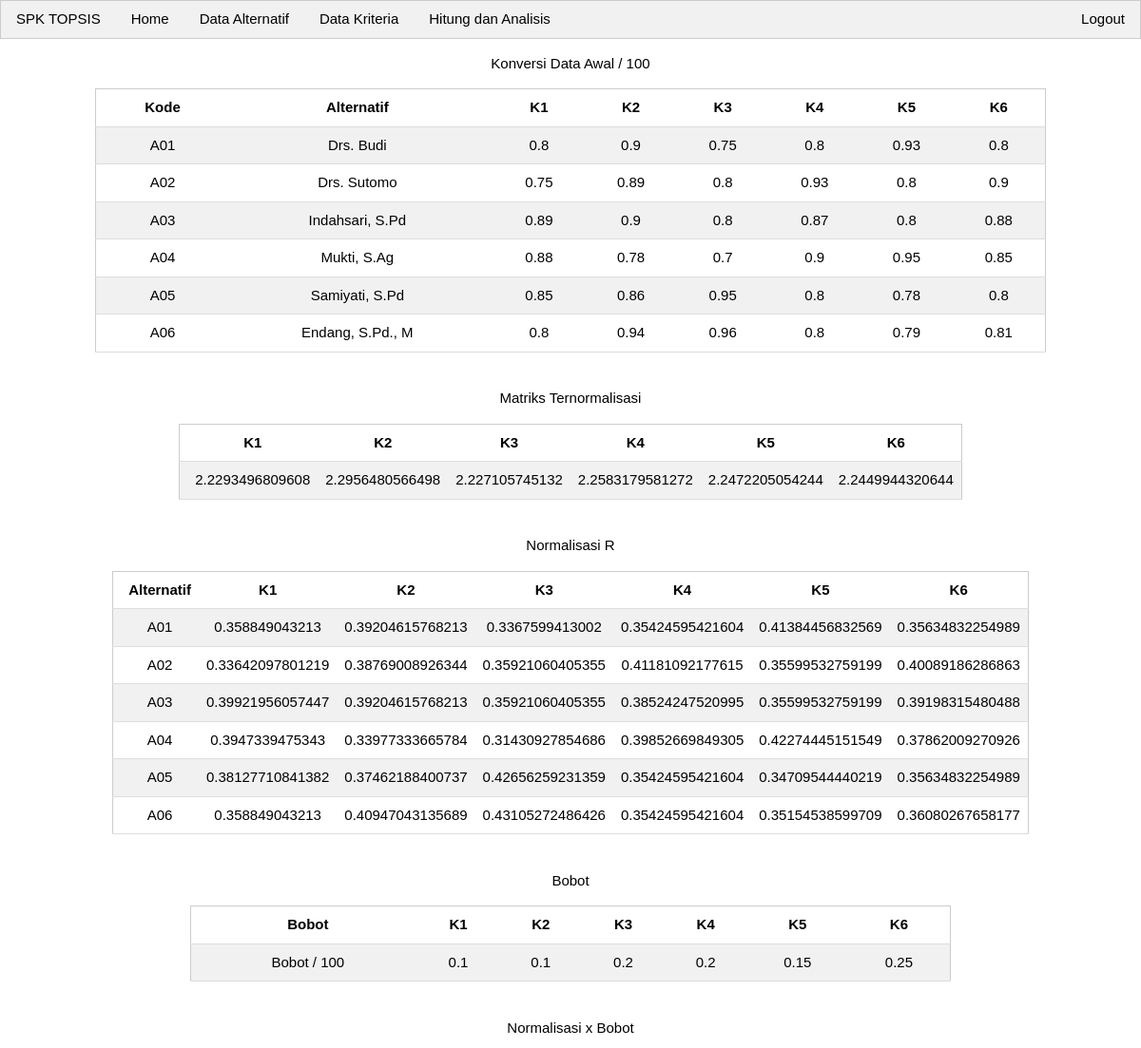
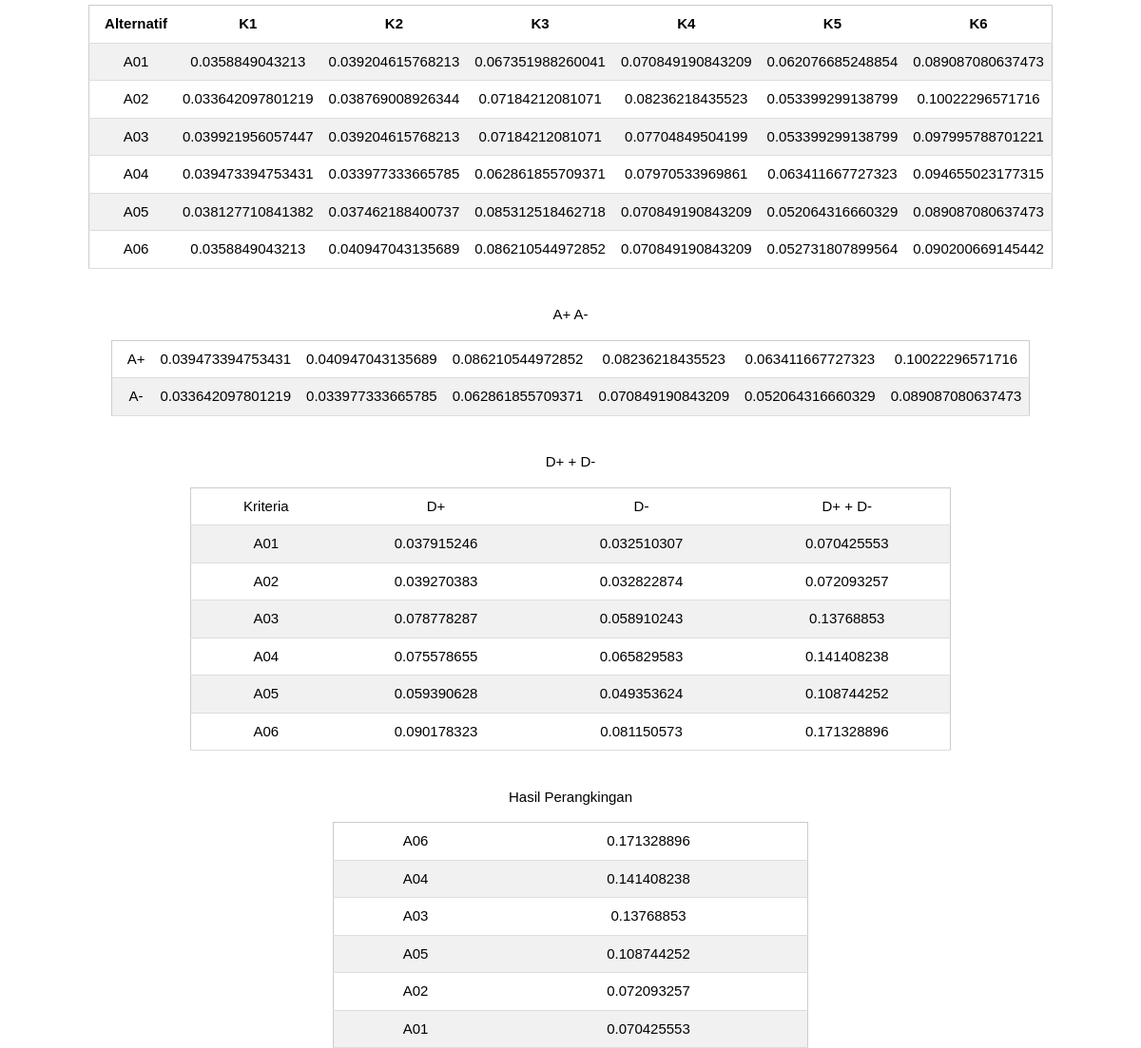
Page /hitung.php on the committed database (2 pictures, top to bottom).
### tables this page shows
CREATE TABLE `talternatif` (
  `kd_alter` varchar(4) NOT NULL,
  `nm_alter` varchar(16) NOT NULL,
  `k1` int(11) NOT NULL,
  `k2` int(11) NOT NULL,
  `k3` int(11) NOT NULL,
  `k4` int(11) NOT NULL,
  `k5` int(11) NOT NULL,
  `k6` int(11) NOT NULL
);

### hitung.php (the view, shortened to what this page needs)
<?php
include 'connect.php';
$sql = "SELECT * FROM talternatif";
$result = $conn->query($sql);
?>
<!DOCTYPE html>
<html>
<head>
</head>
<body>
	<div class="w3-container w3-centered">
		<center>
		<p>Konversi Data Awal / 100</p>
		<table class="w3-table-all" style="width: 1000px">
			<tr>
				<th>Kode</th>
				<th>Alternatif</th>
				<th>K1</th>
				<th>K2</th>
				<th>K3</th>
				<th>K4</th>
				<th>K5</th>
				<th>K6</th>
			</tr>
			<?php
			$k1s = 0;$k2s = 0;$k3s = 0;$k4s = 0;$k5s = 0;$k6s = 0;
			if ($result->num_rows > 0){
				while($row = $result->fetch_assoc()){ ?>
			<tr>
				<td><?php echo $row["kd_alter"];?></td>
				<td><?php echo $row["nm_alter"];?></td>
				<td><?php echo $row["k1"]/100;?></td>
				<td><?php echo $row["k2"]/100;?></td>
				<td><?php echo $row["k3"]/100;?></td>
				<td><?php echo $row["k4"]/100;?></td>
				<td><?php echo $row["k5"]/100;?></td>
				<td><?php echo $row["k6"]/100;?></td>
			</tr>
			<?php
				$k1s+=$row['k1'];$k2s+=$row['k2'];$k3s+=$row['k3'];$k4s+=$row['k4'];$k5s+=$row['k5'];$k6s+=$row['k6']; } }?>
		</table>
		<br>
		<p>Matriks Ternormalisasi</p>
		<table class="w3-table-all" style="width: 800px">
			<tr>
				<th>K1</th>
				<th>K2</th>
				<th>K3</th>
				<th>K4</th>
				<th>K5</th>
				<th>K6</th>
			</tr>
			<tr>
				<?php $k1sqrt = sqrt($k1s/100); $k2sqrt = sqrt($k2s/100);$k3sqrt = sqrt($k3s/100);$k4sqrt = sqrt($k4s/100);$k5sqrt = sqrt($k5s/100);$k6sqrt = sqrt($k6s/100);?>
				<td><?php echo $k1sqrt;?></td>
				<td><?php echo $k2sqrt;?></td>
				<td><?php echo $k3sqrt;?></td>
				<td><?php echo $k4sqrt;?></td>
				<td><?php echo $k5sqrt;?></td>
				<td><?php echo $k6sqrt;?></td>
			</tr>
		</table>
		<br>
		<p>Normalisasi R</p>
		<?php include 'hitung2.php';?>
		<br>
		<p>Normalisasi x Bobot</p>
		<?php include 'hitung3.php';?>
		</center>
	</div>
</body>
</html>

### hitung2.php (shortened to what this page needs)
<?php
include 'connect.php';
$sql = "SELECT * FROM talternatif";
$result = $conn->query($sql);
?>
<!DOCTYPE html>
<html>
<head>
</head>
<body>
		<table class="w3-table-all" style="width: 800px">
			<tr>
				<th>Alternatif</th>
				<th>K1</th>
				<th>K2</th>
				<th>K3</th>
				<th>K4</th>
				<th>K5</th>
				<th>K6</th>
			</tr>
			<?php
			if ($result->num_rows > 0){
				while($row = $result->fetch_assoc()){
					$k1ss = $row["k1"]/100/2.2293496809608;
					$k2ss = $row["k2"]/100/2.2956480566498;
					$k3ss = $row["k3"]/100/2.227105745132;
					$k4ss = $row["k4"]/100/2.2583179581272;
					$k5ss = $row["k5"]/100/2.2472205054244;
					$k6ss = $row["k6"]/100/2.2449944320644;?>
			<tr>
				<td><?php echo $row["kd_alter"];?></td>
				<td><?php echo $k1ss;?></td>
				<td><?php echo $k2ss;?></td>
				<td><?php echo $k3ss;?></td>
				<td><?php echo $k4ss;?></td>
				<td><?php echo $k5ss;?></td>
				<td><?php echo $k6ss;?></td>
			</tr>
			<?php } }?>
		</table>
		<br>
		<p>Bobot</p>
		<table class="w3-table-all" style="width: 800px">
			<tr>
				<th>Bobot</th>
				<th>K1</th>
				<th>K2</th>
				<th>K3</th>
				<th>K4</th>
				<th>K5</th>
				<th>K6</th>
			</tr>
			<tr>
				<td>Bobot / 100</td>
				<td><?php echo $b1 = 10/100;?></td>
				<td><?php echo $b2 = 10/100;?></td>
				<td><?php echo $b3 = 20/100;?></td>
				<td><?php echo $b4 = 20/100;?></td>
				<td><?php echo $b5 = 15/100;?></td>
				<td><?php echo $b6 = 25/100;?></td>
			</tr>
		</table>
</body>
</html>

### hitung3.php (shortened to what this page needs)
<?php
include 'connect.php';
$sql = "SELECT * FROM talternatif";
$result = $conn->query($sql);
?>
<!DOCTYPE html>
<html>
<head>
</head>
<body>
<table class="w3-table-all" style="width: 800px">
			<tr>
				<th>Alternatif</th>
				<th>K1</th>
				<th>K2</th>
				<th>K3</th>
				<th>K4</th>
				<th>K5</th>
				<th>K6</th>
			</tr>
			<?php
			if ($result->num_rows > 0){
				while($row = $result->fetch_assoc()){
					$k1ss = $row["k1"]/100/2.2293496809608;
					$k2ss = $row["k2"]/100/2.2956480566498;
					$k3ss = $row["k3"]/100/2.227105745132;
					$k4ss = $row["k4"]/100/2.2583179581272;
					$k5ss = $row["k5"]/100/2.2472205054244;
					$k6ss = $row["k6"]/100/2.2449944320644;?>
			<tr>
				<td><?php echo $row["kd_alter"];?></td>
				<td><?php echo $k1=$k1ss*0.1;?></td>
				<td><?php echo $k2=$k2ss*0.1;?></td>
				<td><?php echo $k3=$k3ss*0.2;?></td>
				<td><?php echo $k4=$k4ss*0.2;?></td>
				<td><?php echo $k5=$k5ss*0.15;?></td>
				<td><?php echo $k6=$k6ss*0.25;?></td>
			</tr>
			<?php } }?>
		</table>
		<br>
		<p>A+ A-</p>
		<table class="w3-table-all" style="width: 800px">
			<tr>
				<td>A+</td>
				<td><?php echo 0.039473394753431;?></td>
				<td><?php echo 0.040947043135689;?></td>
				<td><?php echo 0.086210544972852;?></td>
				<td><?php echo 0.08236218435523;?></td>
				<td><?php echo 0.063411667727323;?></td>
				<td><?php echo 0.10022296571716;?></td>
			</tr>
			<tr>
				<td>A-</td>
				<td><?php echo 0.033642097801219;?></td>
				<td><?php echo 0.033977333665785;?></td>
				<td><?php echo 0.062861855709371;?></td>
				<td><?php echo 0.070849190843209;?></td>
				<td><?php echo 0.052064316660329;?></td>
				<td><?php echo 0.089087080637473;?></td>
			</tr>
		</table>
		<br>
		<p>D+ + D-</p>
		<table class="w3-table-all" style="width: 800px">
			<tr>
				<td>Kriteria</td>
				<td>D+</td>
				<td>D-</td>
				<td>D+ + D-</td>
			</tr>
			<tr><td>A01</td>
				<td><?php echo 0.037915246;?></td>
				<td><?php echo 0.032510307;?></td>
				<td><?php echo 0.070425553;?></td>
			</tr>
			<tr><td>A02</td>
				<td><?php echo 0.039270383;?></td>
				<td><?php echo 0.032822874;?></td>
				<td><?php echo 0.072093257;?></td>
			</tr>
			<tr><td>A03</td>
				<td><?php echo 0.078778287;?></td>
				<td><?php echo 0.058910243;?></td>
				<td><?php echo 0.13768853;?></td>
			</tr>
			<tr><td>A04</td>
				<td><?php echo 0.075578655;?></td>
				<td><?php echo 0.065829583;?></td>
				<td><?php echo 0.141408238;?></td>
			</tr>
			<tr><td>A05</td>
				<td><?php echo 0.059390628;?></td>
				<td><?php echo 0.049353624;?></td>
				<td><?php echo 0.108744252;?></td>
			</tr>
			<tr><td>A06</td>
				<td><?php echo 0.090178323;?></td>
				<td><?php echo 0.081150573;?></td>
				<td><?php echo 0.171328896;?></td>
			</tr>
		</table>
		<br>
		<p>Hasil Perangkingan</p>
		<table class="w3-table-all" style="width: 500px">
			<tr>
				<td>A06</td>
				<td><?php echo 0.171328896;?></td>
			</tr>
			<tr>
				<td>A04</td>
				<td><?php echo 0.141408238;?></td>
			</tr>
			<tr>
				<td>A03</td>
				<td><?php echo 0.13768853;?></td>
			</tr>
			<tr>
				<td>A05</td>
				<td><?php echo 0.108744252;?></td>
			</tr>
			<tr>
				<td>A02</td>
				<td><?php echo 0.072093257;?></td>
			</tr>
			<tr>
				<td>A01</td>
				<td><?php echo 0.070425553;?></td>
			</tr>
		</table>
</body>
</html>

### css/w3.css (style rules this page uses)
html { box-sizing:border-box }
*,*:before,*:after { box-sizing:inherit }
html { -ms-text-size-adjust:100%;-webkit-text-size-adjust:100% }
body { margin:0 }
a { background-color:transparent }
html,body { font-family:Verdana,sans-serif;font-size:15px;line-height:1.5 }
html { overflow-x:hidden }
a { color:inherit }
.w3-table,.w3-table-all { border-collapse:collapse;border-spacing:0;width:100%;display:table }
.w3-table-all { border:1px solid #ccc }
.w3-bordered tr,.w3-table-all tr { border-bottom:1px solid #ddd }
.w3-table-all tr:nth-child(odd) { background-color:#fff }
.w3-table-all tr:nth-child(even) { background-color:#f1f1f1 }
.w3-centered tr th,.w3-centered tr td { text-align:center }
.w3-table td,.w3-table th,.w3-table-all td,.w3-table-all th { padding:8px 8px;display:table-cell;text-align:left;vertical-align:top }
.w3-table th:first-child,.w3-table td:first-child,.w3-table-all th:first-child,.w3-table-all td:first-child { padding-left:16px }
.w3-btn,.w3-button { border:none;display:inline-block;padding:8px 16px;vertical-align:middle;overflow:hidden;text-decoration:none;color:inherit;background-color:inherit;text-align:center;cursor:pointer;white-space:nowrap }
.w3-btn,.w3-button { -webkit-touch-callout:none;-webkit-user-select:none;-khtml-user-select:none;-moz-user-select:none;-ms-user-select:none;user-select:none }
.w3-bar { width:100%;overflow:hidden }
.w3-bar .w3-bar-item { padding:8px 16px;float:left;width:auto;border:none;display:block;outline:0 }
.w3-bar .w3-button { white-space:normal }
.w3-container:after,.w3-container:before,.w3-panel:after,.w3-panel:before,.w3-row:after,.w3-row:before,.w3-row-padding:after,.w3-row-padding:before, .w3-cell-row:before,.w3-cell-row:after,.w3-clear:after,.w3-clear:before,.w3-bar:before,.w3-bar:after { content:"";display:table;clear:both }
.w3-container,.w3-panel { padding:0.01em 16px }
.w3-border { border:1px solid #ccc!important }
.w3-right { float:right!important }
.w3-light-grey,.w3-hover-light-grey:hover,.w3-light-gray,.w3-hover-light-gray:hover { color:#000!important;background-color:#f1f1f1!important }

### rows in the picture
talternatif: kd_alter "A01", nm_alter "Drs. Budi", $row['k1']/100 "0.8", $row['k2']/100 "0.9", $row['k3']/100 "0.75", $row['k4']/100 "0.8", $row['k5']/100 "0.93", $row['k6']/100 "0.8", k1 "0.358849043213", k2 "0.39204615768213", k3 "0.3367599413002", k4 "0.35424595421604", k5 "0.41384456832569", k6 "0.35634832254989", $k1=$k1ss*0.1 "0.0358849043213", $k2=$k2ss*0.1 "0.039204615768213", $k3=$k3ss*0.2 "0.067351988260041", $k4=$k4ss*0.2 "0.070849190843209", $k5=$k5ss*0.15 "0.062076685248854", $k6=$k6ss*0.25 "0.089087080637473"
talternatif: kd_alter "A02", nm_alter "Drs. Sutomo", $row['k1']/100 "0.75", $row['k2']/100 "0.89", $row['k3']/100 "0.8", $row['k4']/100 "0.93", $row['k5']/100 "0.8", $row['k6']/100 "0.9", k1 "0.33642097801219", k2 "0.38769008926344", k3 "0.35921060405355", k4 "0.41181092177615", k5 "0.35599532759199", k6 "0.40089186286863", $k1=$k1ss*0.1 "0.033642097801219", $k2=$k2ss*0.1 "0.038769008926344", $k3=$k3ss*0.2 "0.07184212081071", $k4=$k4ss*0.2 "0.08236218435523", $k5=$k5ss*0.15 "0.053399299138799", $k6=$k6ss*0.25 "0.10022296571716"
talternatif: kd_alter "A03", nm_alter "Indahsari, S.Pd", $row['k1']/100 "0.89", $row['k2']/100 "0.9", $row['k3']/100 "0.8", $row['k4']/100 "0.87", $row['k5']/100 "0.8", $row['k6']/100 "0.88", k1 "0.39921956057447", k2 "0.39204615768213", k3 "0.35921060405355", k4 "0.38524247520995", k5 "0.35599532759199", k6 "0.39198315480488", $k1=$k1ss*0.1 "0.039921956057447", $k2=$k2ss*0.1 "0.039204615768213", $k3=$k3ss*0.2 "0.07184212081071", $k4=$k4ss*0.2 "0.07704849504199", $k5=$k5ss*0.15 "0.053399299138799", $k6=$k6ss*0.25 "0.097995788701221"
talternatif: kd_alter "A04", nm_alter "Mukti, S.Ag", $row['k1']/100 "0.88", $row['k2']/100 "0.78", $row['k3']/100 "0.7", $row['k4']/100 "0.9", $row['k5']/100 "0.95", $row['k6']/100 "0.85", k1 "0.3947339475343", k2 "0.33977333665784", k3 "0.31430927854686", k4 "0.39852669849305", k5 "0.42274445151549", k6 "0.37862009270926", $k1=$k1ss*0.1 "0.039473394753431", $k2=$k2ss*0.1 "0.033977333665785", $k3=$k3ss*0.2 "0.062861855709371", $k4=$k4ss*0.2 "0.07970533969861", $k5=$k5ss*0.15 "0.063411667727323", $k6=$k6ss*0.25 "0.094655023177315"
talternatif: kd_alter "A05", nm_alter "Samiyati, S.Pd", $row['k1']/100 "0.85", $row['k2']/100 "0.86", $row['k3']/100 "0.95", $row['k4']/100 "0.8", $row['k5']/100 "0.78", $row['k6']/100 "0.8", k1 "0.38127710841382", k2 "0.37462188400737", k3 "0.42656259231359", k4 "0.35424595421604", k5 "0.34709544440219", k6 "0.35634832254989", $k1=$k1ss*0.1 "0.038127710841382", $k2=$k2ss*0.1 "0.037462188400737", $k3=$k3ss*0.2 "0.085312518462718", $k4=$k4ss*0.2 "0.070849190843209", $k5=$k5ss*0.15 "0.052064316660329", $k6=$k6ss*0.25 "0.089087080637473"
talternatif: kd_alter "A06", nm_alter "Endang, S.Pd., M", $row['k1']/100 "0.8", $row['k2']/100 "0.94", $row['k3']/100 "0.96", $row['k4']/100 "0.8", $row['k5']/100 "0.79", $row['k6']/100 "0.81", k1 "0.358849043213", k2 "0.40947043135689", k3 "0.43105272486426", k4 "0.35424595421604", k5 "0.35154538599709", k6 "0.36080267658177", $k1=$k1ss*0.1 "0.0358849043213", $k2=$k2ss*0.1 "0.040947043135689", $k3=$k3ss*0.2 "0.086210544972852", $k4=$k4ss*0.2 "0.070849190843209", $k5=$k5ss*0.15 "0.052731807899564", $k6=$k6ss*0.25 "0.090200669145442"

### other values in the picture
$k1sqrt "2.2293496809608"
$k2sqrt "2.2956480566498"
$k3sqrt "2.227105745132"
$k4sqrt "2.2583179581272"
$k5sqrt "2.2472205054244"
$k6sqrt "2.2449944320644"
$b1 = 10/100 "0.1"
$b2 = 10/100 "0.1"
$b3 = 20/100 "0.2"
$b4 = 20/100 "0.2"
$b5 = 15/100 "0.15"
$b6 = 25/100 "0.25"
0.039473394753431 "0.039473394753431"
0.040947043135689 "0.040947043135689"
0.086210544972852 "0.086210544972852"
